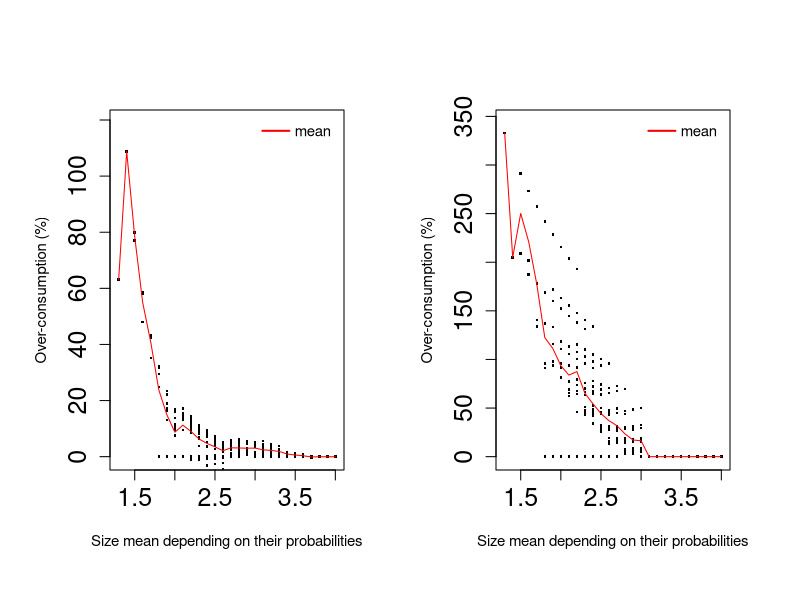

Write the R code that produced this figure.
######################################################################
# @TODO modify this parameter to change the version of the graph
######################################################################
fig6a_OAvsMDP<-FALSE
fig6b_PACEvsMDP<-FALSE
fig6c_HEURvsMDP<-FALSE
fig6d_OAvsHEUR<-TRUE
######################################################################
######################################################################

#pdf(file="HEURvsMDPAlainImprovment.pdf")
####################  CAS taille des probas en 1/10, \tau(3)>0
par(mfrow=c(1,2))
par(mar=c(5,4,4,2)+0.8,oma=rep(0.7,4))

MoyenneTaille<-c(4,3.9,3.8,3.7,3.6,3.5,3.4,3.3,3.2,3.1,3.8,3.7,3.6,3.5,3.4,3.3,3.2,3.1,3,3.6,3.5,3.4,3.3,3.2,3.1,3,2.9,3.4,3.3,3.2,3.1,3,2.9,2.8,2.7,3.2,3.1,3,2.9,2.8,2.7,3,2.9,2.8,2.7,2.6,2.5,2.8,2.7,2.6,2.5,2.4,2.6,2.5,2.4,2.4,2.3,2.2,3.7,3.6,3.5,3.4,3.3,3.2,3.1,3,2.9,3.5,3.4,3.3,3.2,3.1,3,2.9,2.8,3.3,3.2,3.1,3,2.9,2.8,2.7,2.6,3.1,3,2.9,2.8,2.7,2.6,2.5,2.9,2.8,2.7,2.6,2.5,2.4,2.7,2.6,2.5,2.4,2.3,2.5,2.4,2.3,2.3,2.2,2.1,3.4,3.3,3.2,3.1,3,2.9,2.8,2.7,3.2,3.1,3,2.9,2.8,2.7,2.6,2.5,3,2.9,2.8,2.7,2.6,2.5,2.4,2.8,2.7,2.6,2.5,2.4,2.3,2.6,2.5,2.4,2.3,2.2,2.4,2.3,2.2,2.1,2.2,2.1,2,2,1.9,1.8,3.1,3,2.9,2.8,2.7,2.6,2.5,2.4,2.9,2.8,2.7,2.6,2.5,2.4,2.3,2.7,2.6,2.5,2.4,2.3,2.2,2.5,2.4,2.3,2.2,2.1,2.3,2.2,2.1,2.1,2,1.9,2.8,2.7,2.6,2.5,2.4,2.3,2.6,2.5,2.4,2.3,2.2,2.1,2.4,2.3,2.2,2.1,2,2.2,2.1,2,2,1.9,1.8,2.5,2.4,2.3,2.2,2.1,2,2.3,2.2,2.1,2,1.9,2.1,2,1.9,1.9,1.8,1.7,2.2,2.1,2,1.9,2,1.9,1.8,1.8,1.7,1.6,1.9,1.8,1.7,1.7,1.6,1.5,1.6,1.5,1.4,1.3)
LorchvsMDPtau1eq1<-c(0.249843,0.262181,0.275146,0.290961,0.309404,0.330829,0.356058,0.385708,0.422649,0.466344,6.79759,7.26607,7.80644,8.43368,9.16726,10.0322,11.0401,12.1141,12.3516,15.303,16.5257,17.94,19.558,21.3649,23.2203,24.2147,22.0605,26.5618,28.8285,31.3652,33.9189,35.8062,35.6491,32.2639,0,41.0877,44.3469,47.1767,48.602,47.6132,95.1187,58.2212,61.0954,62.2176,61.1319,85.3866,0,76.1961,77.5269,56.3786,73.5291,0,95.4035,41.5441,58.8448,22.9201,39.9652,15.1715,4.04718,4.89935,5.86885,6.92416,8.06374,9.14958,10.1167,10.2455,9.18119,13.0185,14.5879,16.2196,18.0247,19.659,20.536,20.3777,18.1981,24.2858,26.6596,28.969,30.7148,31.0935,30.764,28.9039,0,38.1058,40.7164,42.34,42.707,42.6133,41.3948,0,53.2574,54.7764,55.3545,56.757,89.9827,0,68.5694,70.8166,73.4682,79.5355,0,89.0863,43.8107,65.9269,24.7807,47.3013,20.6484,9.12548,10.854,12.5672,14.0987,15.0523,15.7368,15.5511,13.7622,20.1119,22.2548,23.9869,24.7593,25.7586,25.3445,25.1582,0,32.7759,34.5778,35.5153,36.481,37.2604,38.4965,0,45.9877,47.1078,49.5605,51.2627,54.5306,0,61.0055,64.5171,68.7925,85.6656,0,81.5296,89.7488,71.4191,0,27.1649,50.4553,0,20.724,0,0,13.9751,15.6997,16.7486,17.7839,18.5451,18.7091,20.1353,0,25.2687,26.279,27.5844,28.7902,31.1904,33.3845,0,36.6369,38.6931,41.2098,45.6705,49.0933,0,51.4783,56.5229,62.6183,67.6971,0,74.1207,82.2468,71.9229,104.66,50.7307,21.3442,15.8436,16.2633,17.7678,20.1416,23.3123,25.2656,25.4368,28.213,32.6331,36.8423,39.7666,0,41.145,46.8345,52.3101,56.5822,0,62.7989,69.6776,79.4001,91.7665,108.253,21.9171,13.306,17.0658,21.0631,24.6355,27.2689,0,28.6576,33.6262,38.0211,45.3359,0,47.517,55.975,67.9279,77.1976,96.2814,22.281,14.8044,17.3424,23.3,31.4526,31.1782,40.0358,53.0969,60.5907,80.6125,114.461,15.0058,21.5728,34.1657,40.4543,60.2869,93.3345,21.2749,32.9869,64.0808,26.9166)
OAvsMDPtau1eq1<-c(0.114708,0.126986,0.14049,0.156401,0.173864,0.192226,0.212484,0.235869,0.264484,0.298344,0.155817,0.217772,0.298961,0.407541,0.567081,0.799746,1.14486,1.62894,1.85196,0.457867,0.74032,1.10701,1.59178,2.19905,2.91497,3.21037,1.80154,1.35192,1.99813,2.80837,3.62612,4.09046,3.43618,1.37012,0,2.85421,3.7916,4.45525,4.34504,3.05902,1.03573,4.19128,4.53934,3.99647,2.51167,0.790509,0,4.05022,3.3401,1.98526,0.59786,0,2.59635,1.50043,0.447747,1.00516,0.283811,0.14025,1.01353,1.48094,2.01055,2.5705,3.15071,3.62308,3.93529,3.51274,2.38104,1.953,2.61484,3.24704,3.9542,4.4622,4.35495,3.63067,2.0131,3.10113,3.94232,4.66338,4.91388,4.21621,3.40468,2.41272,0,4.37021,4.95931,4.84811,4.02885,3.40762,3.00023,0,4.74818,4.33492,3.54431,3.80446,3.88527,0,3.54913,3.59268,4.29103,5.30099,0,3.71938,4.82035,6.97322,5.12523,8.75714,9.83648,3.15495,4.10492,4.94654,5.54229,5.54373,5.29005,4.44164,2.79602,4.52292,5.32983,5.71827,5.26096,5.08848,4.10003,4.2041,0,5.39783,5.53303,5.01101,4.68232,4.68124,5.98586,0,4.99114,4.43502,5.0454,5.59336,8.17507,0,4.30664,5.37241,7.3253,10.7019,0,5.48559,9.18759,13.2996,0,10.7747,15.2384,0,16.0274,0,0,5.54713,6.21059,6.20439,6.11776,5.81012,5.18892,6.34317,0,6.03628,5.74158,5.67139,5.62808,6.88919,8.77571,0,5.05388,5.38323,6.23626,8.90369,11.6203,0,5.2534,7.68058,11.1452,14.6298,0,9.08395,13.2877,17.338,14.7772,20.8183,24.4984,6.38525,5.82044,6.17309,7.34796,9.34796,10.7664,5.00773,6.24287,8.93647,11.6435,13.904,0,7.23516,10.6264,14.0671,17.1651,0,12.1765,16.2097,22.6218,19.3612,29.007,35.0926,5.64854,8.34013,11.2339,13.7315,15.6765,0,9.49988,13.0162,16.099,21.9823,0,14.6577,20.7411,29.7933,25.63,38.879,48.3669,12.9984,15.176,20.5795,28.0602,18.9609,26.8533,38.5259,34.3547,51.2141,65.5504,27.5009,35.2597,49.3318,45.6634,66.9922,88.3541,68.9413,87.9126,120.014,175.793)
HEURvsMDPtau1eq1<-c(0.144563,0.150447,0.156102,0.163559,0.137051,0.152409,0.16913,0.192901,0.213766,0.239528,0.186901,0.203805,0.134746,0.166671,0.216553,0.166195,0.525648,0.765668,0.317778,0.161533,0.25132,0.382409,0.338279,1.25988,1.63308,1.68988,0.711743,0.449134,0.561447,0.740099,2.46657,2.51486,1.83825,0.432264,0,1.03769,1.22964,3.33395,2.86188,1.61594,0.268038,4.1199,3.82347,2.84524,1.35136,1.35922,0,3.97317,2.67122,4.29503,1.27378,0,7.59337,4.26566,1.23489,4.3127,1.2261,1.2504,1.33495,0.663334,0.894683,1.17889,0.458516,1.24895,1.3218,0.00104792,0.495121,0.832383,1.15747,0.551133,0.748407,2.05593,0.300921,0.856754,0,0.749081,0.952242,2.74844,0.750979,1.15578,0.337967,0,0,1.37627,1.20533,2.07102,0.749198,0.00135738,0.266493,0,2.90843,1.58274,0.111521,1.92875,0,0,0.928162,3.28824,1.5833,-0.00641045,0,3.02142,1.08171,0.30292,1.22749,0.338911,0.325208,1.44419,0.221509,0.444916,1.82083,0.34865,0.00251577,0.67089,0.448965,0.611571,0.875615,0.903204,0.0033234,0.730086,0,0.0376226,0,1.50351,0.862491,0.787917,0,0.534909,0,0,1.63378,0.120878,1.72579,0,0,0,2.58929,1.07964,0,0.330866,0,0.170888,1.0901,0.303,0,0.996589,0.221197,0,5.76462,0,0,0.00710614,1.39649,0.530424,0,0.51648,0,0.0368365,0,1.47832,0.387731,0.357177,0.647872,0,0.0339142,0,0.63666,1.43096,0,0,0.296205,0,0.616454,0,1.10534,0.182894,0,1.92621,0.988533,0.0655359,0.762908,6.14455,4.72453,1.43797,0,0.860448,0,0,0.167987,1.08843,0,0,1.04807,0.0555305,0,0,2.01908,0.876675,0,0,1.75582,0.653443,5.57891,9.04822,5.66382,4.38227,0.0889209,0,2.01448,0.748772,0.200134,0,2.89702,1.72859,0.446199,4.29775,0,1.37136,8.95684,5.13184,7.85412,5.44656,4.28209,4.0431,1.47353,8.03313,3.70507,10.6366,8.20618,4.89748,7.56026,5.47085,4.42198,12.6988,8.38559,4.86591,7.78415,5.71311,4.7448,14.1967,6.17446,5.36421,69.069)

LorchvsMDPtau3eq1<-c(0,0,0,0,0,0,0,0,0,0,7.58139,6.48927,5.40229,4.31408,3.23128,2.14526,1.0577,1.09307,1.10506,16.7088,15.5177,14.3255,13.1392,11.9493,10.7577,9.56509,8.38424,27.7199,26.4022,25.091,23.7759,22.4588,21.1411,19.8359,0,41.3394,39.8742,38.4044,36.9321,35.4593,0,58.5063,56.8417,55.1742,53.5063,0,0,81.017,79.0937,0,0,0,111.794,0,0,0,0,0,0,0,0,0,0,0,0,0,0,8.50208,7.29661,6.09014,4.88956,3.68534,2.47942,1.27252,0.077521,18.7812,17.446,16.1173,14.7848,13.4502,12.1149,10.7925,0,31.5322,30.0452,28.5536,27.0593,25.5646,24.0838,0,47.6626,45.9699,44.2741,42.5781,0,0,68.9121,66.9513,64.9903,0,0,98.1459,0,0,0,0,0,0,0,0,0,0,0,0,0,9.49615,8.14279,6.79604,5.44531,4.09254,2.7391,1.39866,0,21.3139,19.8042,18.2898,16.7727,15.2551,13.7518,0,36.3186,34.5965,32.8713,31.1458,29.4365,0,56.1807,54.1804,52.1799,0,0,83.6868,81.3066,0,0,0,0,0,0,0,0,0,0,0,0,0,0,0,0,10.8266,9.29354,7.75574,6.21518,4.67427,3.14768,0,24.6258,22.8734,21.1178,19.362,17.6226,0,42.9851,40.9437,38.9024,36.8799,0,68.5829,66.1446,0,106.585,0,0,0,0,0,0,0,0,12.5057,10.7219,8.93474,7.14749,5.37684,0,29.229,27.1449,25.061,22.9961,0,52.7084,50.209,47.7322,87.9316,84.839,0,0,0,0,0,0,0,14.9481,12.8197,10.6915,8.58277,0,36.0912,33.5278,30.9877,68.1605,64.9684,0,0,0,0,0,18.5438,15.9128,13.3057,47.0008,43.7022,95.5167,0,0,0,24.3195,20.9067,66.6258,0,0,34.8274,0)
OAvsMDPtau3eq1<-c(0,0,0,0,0,0,0,0,0,0,6.49833,5.40622,4.31924,3.23102,2.14823,1.0622,-0.0253569,0,0,14.3219,13.1307,11.9386,10.7522,9.56229,8.37069,7.17811,5.99726,23.7599,22.4422,21.131,19.8159,18.4988,17.1811,15.876,0,35.4337,33.9686,32.4988,31.0265,29.5537,28.0946,50.1483,48.4837,46.8161,45.1482,43.496,0,69.4431,67.5199,65.5965,63.6908,0,95.8234,93.5515,91.3005,133.901,131.153,192.961,7.66714,7.75263,7.83983,7.92906,8.01982,8.11298,8.20854,8.30644,8.40544,15.6984,14.4929,13.2864,12.0859,10.8816,9.67572,8.46881,7.27381,25.4102,24.075,22.7464,21.4138,20.0792,18.744,17.4215,0,37.457,35.97,34.4784,32.9841,31.4894,30.0086,0,52.696,51.0033,49.3075,47.6114,45.9313,0,72.7709,70.8101,68.8491,66.9063,0,100.391,98.0663,95.7632,140.61,137.784,203.814,17.1246,17.3365,17.5534,17.7747,18.0024,18.2365,18.4767,18.7205,27.1249,25.7716,24.4248,23.0741,21.7213,20.3679,19.0274,0,39.5653,38.0555,36.5411,35.024,33.5065,32.0031,0,55.3613,53.6392,51.914,50.1885,48.4792,0,76.2714,74.271,72.2706,70.2887,0,105.23,102.849,100.491,0,147.79,144.88,0,215.623,0,0,28.8788,29.2805,29.6914,30.1153,30.5523,31.0016,31.4597,0,41.7297,40.1967,38.6589,37.1184,35.5774,34.0509,0,58.1099,56.3574,54.6018,52.846,51.1066,0,79.9011,77.8598,75.8185,73.796,0,110.287,107.849,105.433,155.374,152.376,228.334,43.9637,44.6585,45.3781,46.1234,46.8922,47.6802,60.9574,59.1736,57.3864,55.5991,53.8285,0,83.6825,81.5984,79.5145,77.4496,0,115.6,113.101,110.624,163.445,160.352,242.142,63.8972,65.0783,66.3075,67.5813,68.893,0,87.6113,85.4829,83.3546,81.2459,0,121.166,118.603,116.063,172.006,168.814,257.066,91.7237,93.7629,95.8898,98.0957,127.044,124.413,121.806,181.17,177.872,273.421,133.261,136.953,140.821,191.004,187.591,291.397,201.545,208.905,311.177,332.859)
HEURvsMDPtau3eq1<-c(0,0,0,0,0,0,0,0,0,0,6.49833,5.40622,4.31924,3.23102,2.14823,1.0622,-0.0253569,0,0,14.3219,13.1307,11.9386,10.7522,9.56229,8.37069,0,0,23.7599,22.4422,21.131,19.8159,0,0,0,0,35.4337,33.9686,0,0,0,0,0,0,0,0,0,0,0,0,0,0,0,0,0,0,0,0,0,7.66714,7.75263,7.83983,7.92906,8.01982,8.11298,8.20854,0,0,15.6984,14.4929,13.2864,12.0859,10.8816,2.47942,1.27252,0,25.4102,24.075,22.7464,14.7848,13.4502,12.1149,0,0,37.457,30.0452,28.5536,27.0593,0,0,0,47.6626,45.9699,0,0,0,0,0,0,0,0,0,0,0,0,0,0,0,17.1246,17.3365,17.5534,17.7747,0,0,0,0,27.1249,25.7716,6.79604,5.44531,4.09254,2.7391,0,0,21.3139,19.8042,18.2898,16.7727,15.2551,0,0,36.3186,34.5965,32.8713,0,0,0,56.1807,0,0,0,0,0,0,0,0,0,0,0,0,0,0,28.8788,0,0,0,0,0,0,0,10.8266,9.29354,7.75574,6.21518,4.67427,0,0,24.6258,22.8734,21.1178,0,0,0,42.9851,0,0,0,0,0,0,0,0,0,0,0,0,0,0,0,0,12.5057,10.7219,8.93474,7.14749,5.37684,0,29.229,27.1449,0,0,0,0,0,0,0,0,0,0,0,0,0,0,0,14.9481,12.8197,10.6915,0,0,36.0912,0,0,0,0,0,0,0,0,0,18.5438,15.9128,13.3057,47.0008,0,0,0,0,0,24.3195,0,0,0,0,34.8274,0)

x<-OAvsMDPtau1eq1/100
y<-HEURvsMDPtau1eq1/100
sol<-(x-y)/(y+1)
OAvsHeurtau1eq1<-sol*100

x<-OAvsMDPtau3eq1/100
y<-HEURvsMDPtau3eq1/100
sol<-(x-y)/(y+1)
OAvsHeurtau3eq1<-sol*100

if (fig6a_OAvsMDP) {
  OAvsMDP<-OAvsMDPtau1eq1
  LorchvsMDP<-OAvsMDPtau3eq1
  max_valtau1<-max(OAvsMDP) + 10 #180
  max_valtau3<-max(LorchvsMDP) + 10 #350
} else if (fig6b_PACEvsMDP) {
  OAvsMDP<-LorchvsMDPtau1eq1
  LorchvsMDP<-LorchvsMDPtau3eq1
  max_valtau1<-max(OAvsMDP) + 10 #150
  max_valtau3<-max(LorchvsMDP) + 10 #150
} else if (fig6c_HEURvsMDP) {
  OAvsMDP<-HEURvsMDPtau1eq1
  LorchvsMDP<-HEURvsMDPtau3eq1
  max_valtau1<- max(OAvsMDP) + 10 #80
  max_valtau3<-max(LorchvsMDP) + 10 #80
} else if (fig6d_OAvsHEUR) {
  OAvsMDP<-OAvsHeurtau1eq1
  LorchvsMDP<-OAvsHeurtau3eq1
  max_valtau1<- max(OAvsMDP) + 10 #180
  max_valtau3<-max(LorchvsMDP) + 10 #350
}

borne<-(max(MoyenneTaille)-min(MoyenneTaille))*10
iterVal<-NULL
for (i in 0:borne) {
  iterVal<-c(iterVal,(13+i)/10)
}
ValueMin<-NULL;ValueMax<-NULL;ValueMean<-NULL;
for (i in iterVal) {
  print(i)
  print(which(MoyenneTaille==i))
  ValueMin<-c(ValueMin,min(LorchvsMDP[which(MoyenneTaille==i)]));
  ValueMax<-c(ValueMax,max(LorchvsMDP[which(MoyenneTaille==i)]));
  ValueMean<-c(ValueMean,mean(LorchvsMDP[which(MoyenneTaille==i)]));
}

borne<-(max(MoyenneTaille)-min(MoyenneTaille))*10
iterVal<-NULL
for (i in 0:borne) {
  iterVal<-c(iterVal,(13+i)/10)
}
ValueMinOA<-NULL;ValueMaxOA<-NULL;ValueMeanOA<-NULL;
for (i in iterVal) {
  print(i)
  print(which(MoyenneTaille==i))
  ValueMinOA<-c(ValueMinOA,min(OAvsMDP[which(MoyenneTaille==i)]));
  ValueMaxOA<-c(ValueMaxOA,max(OAvsMDP[which(MoyenneTaille==i)]));
  ValueMeanOA<-c(ValueMeanOA,mean(OAvsMDP[which(MoyenneTaille==i)]));
}

tailleLegend<-0.9;
# 180 pour OA, 150 pour Lorch, 80 Heuristic,xaxs = "i",yaxs = "i"
# main="(OA) vs (Heur)\n inter-arrival time = 1",
plot(OAvsMDP~MoyenneTaille,ylim=c(0,max_valtau1),pch=".",
     cex.main=tailleLegend+0.5,cex.lab =tailleLegend, col="black", cex.axis=1.5, cex =2.5,lwd = 1, 
     ylab="Over-consumption (%)", xlab="Size mean depending on their probabilities")
#cols<-c("black");
#legend("topright", c("OA vs MDP"),pch=c(4,4),col=cols[1:6],bty="o",cex=tailleLegend,x.intersp = 1.5, y.intersp = 1.5,text.width=0.8,inset=c(0.02,0.02*0.70), pt.lwd=4)
#lines(iterVal,ValueMaxOA,col='green')
#lines(iterVal,ValueMinOA,col='blue')
lines(iterVal,ValueMeanOA,col='red')
#cols<-c("green","red","blue");
cols<-c("red");
#legend("topright", c("max","mean","min"),col=cols[1:6],bty="n",cex=tailleLegend,
#       x.intersp = 0.4, y.intersp = 0.75,text.width=0.5,inset=c(0.01,0.01*1.41), pt.lwd=4, lty=1,lwd=2)
legend("topright", c("mean"),col=cols[1:6],bty="n",cex=tailleLegend,
       x.intersp = 0.4, y.intersp = 0.75,text.width=0.5,inset=c(0.01,0.01*1.41), pt.lwd=4, lty=1,lwd=2)

# 350 pour OA, 150 pour Lorch, 80 Heuristic, xaxs = "i",yaxs = "i"
# main="(OA) vs (Heur)\n inter-arrival time = 3",
plot(LorchvsMDP~MoyenneTaille, ylim=c(0,max_valtau3),col="black",
     cex.main=tailleLegend+0.5,pch=".", cex.lab =tailleLegend, cex.axis=1.5, cex =2.5,lwd = 1, 
     ylab="Over-consumption (%)", xlab="Size mean depending on their probabilities")
#cols<-c("black");
#legend("topright", c("Lorch vs MDP"),pch=c(4,4),col=cols[1:6],bty="o",cex=tailleLegend,x.intersp = 1.5, y.intersp = 1.5,text.width=1,inset=c(0.02,0.02*0.70), pt.lwd=4)
#lines(iterVal,ValueMax,col='green')
#lines(iterVal,ValueMin,col='blue')
lines(iterVal,ValueMean,col='red')
#cols<-c("green","blue","red");
#legend("topright", c("max","mean","min"),pch=c(4,19),col=cols[1:6],bty="o",cex=tailleLegend,x.intersp = 1.5, y.intersp = 1.5,text.width=0.7,inset=c(0.05,0.05*1.41), pt.lwd=4)
#cols<-c("green","red","blue");
#legend("topright", c("max","mean","min"),col=cols[1:6],bty="n",cex=tailleLegend,
#       x.intersp = 0.4, y.intersp = 0.75,text.width=0.5,inset=c(0.01,0.01*1.41), pt.lwd=4, lty=1,lwd=2)
legend("topright", c("mean"),col=cols[1:6],bty="n",cex=tailleLegend,
       x.intersp = 0.4, y.intersp = 0.75,text.width=0.5,inset=c(0.01,0.01*1.41), pt.lwd=4, lty=1,lwd=2)

print("MDP mean of Min/Mean/Max (blue/red/green) tau=3")
print(min(ValueMin))
print(mean(ValueMean))
print(max(ValueMax))
print("OA mean of Min/Mean/Max (blue/red/green) tau=1")
print(min(ValueMinOA))
print(mean(ValueMeanOA))
print(max(ValueMaxOA))
print("Percentage of simu where HEUR better than OA for tau=1")
print(length(which(OAvsHeurtau1eq1>=0))/length(OAvsHeurtau1eq1))
print("Percentage of simu where HEUR better than OA for tau=3")
print(length(which(OAvsHeurtau3eq1>=0))/length(OAvsHeurtau3eq1))
#dev.off()
